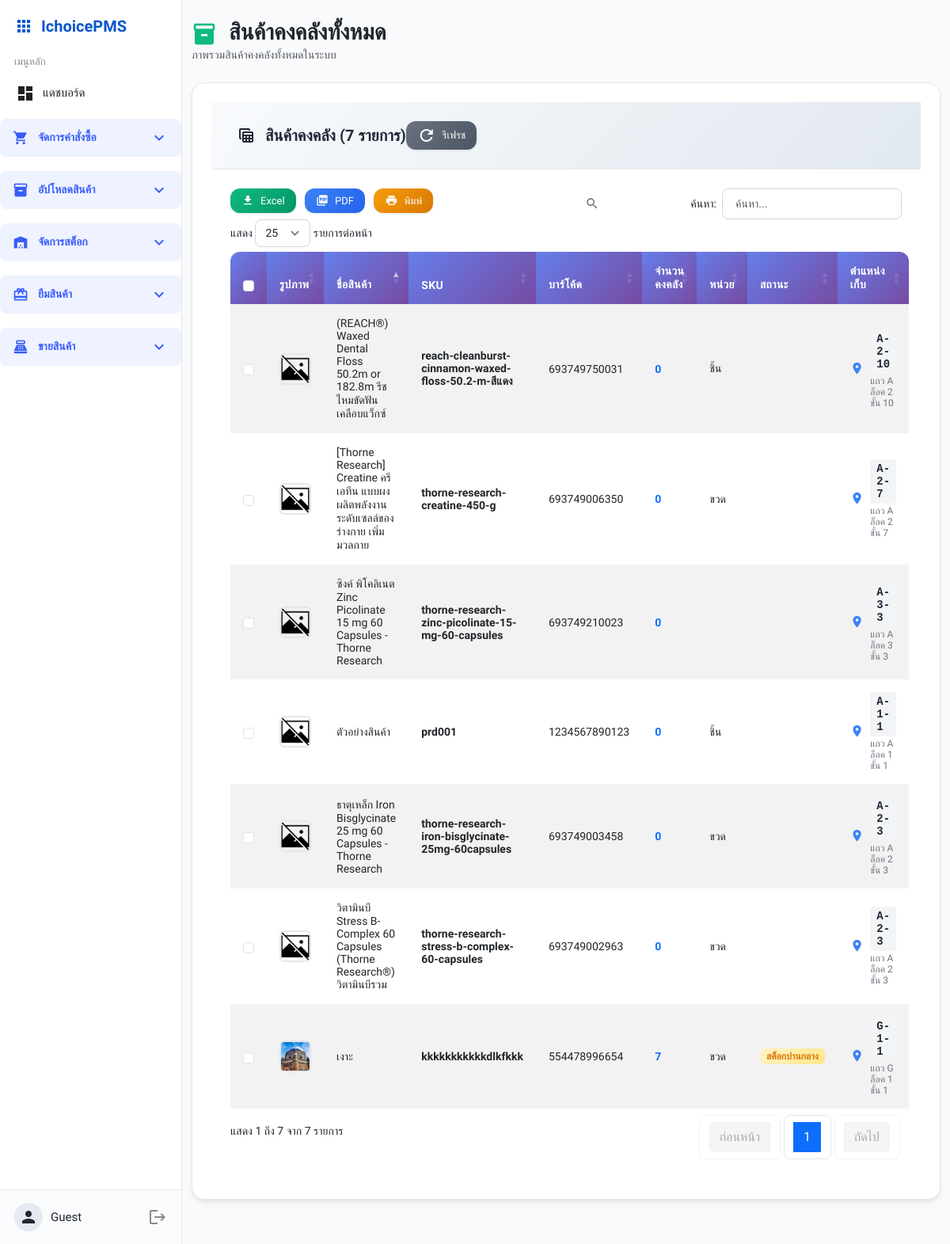
The app's page /stock/all_stock.php with its own data.
### tables this page shows
CREATE TABLE `products` (
  `product_id` int(11) NOT NULL,
  `name` varchar(100) NOT NULL,
  `sku` varchar(255) DEFAULT NULL,
  `barcode` varchar(50) DEFAULT NULL,
  `unit` varchar(20) DEFAULT NULL,
  `image` varchar(255) DEFAULT NULL,
  `remark_color` varchar(100) NOT NULL,
  `remark_split` int(11) NOT NULL,
  `is_active` int(11) NOT NULL,
  `created_by` int(11) DEFAULT NULL,
  `created_at` datetime DEFAULT current_timestamp(),
  `product_category_id` int(11) DEFAULT NULL,
  `category_name` varchar(100) DEFAULT NULL COMMENT 'ชื่อประเภท'
);

### stock/all_stock.php (the view, shortened to what this page needs)
<?php
include '../templates/sidebar.php';
$sql_stock = "
    SELECT
        p.product_id,
        p.name,
        p.sku,
        p.barcode,
        p.unit,
        p.image,
        COALESCE(SUM(ri.receive_qty), 0) AS total_stock,
        CASE
            WHEN l.row_code IS NOT NULL AND l.bin IS NOT NULL AND l.shelf IS NOT NULL
            THEN CONCAT(l.row_code, '-', l.bin, '-', l.shelf)
            WHEN l.description IS NOT NULL
            THEN l.description
            ELSE 'ไม่ระบุตำแหน่ง'
        END as location_display,
        l.description as location_description,
        CASE
            WHEN COALESCE(SUM(ri.receive_qty), 0) > 10 THEN 'high'
            WHEN COALESCE(SUM(ri.receive_qty), 0) BETWEEN 2 AND 10 THEN 'medium'
            WHEN COALESCE(SUM(ri.receive_qty), 0) <= 1 AND COALESCE(SUM(ri.receive_qty), 0) > 0 THEN 'low'
            ELSE 'out'
        END as stock_status
    FROM products p
    LEFT JOIN purchase_order_items poi ON poi.product_id = p.product_id
    LEFT JOIN receive_items ri ON ri.item_id = poi.item_id
    LEFT JOIN product_location pl ON pl.product_id = p.product_id
    LEFT JOIN locations l ON l.location_id = pl.location_id
    GROUP BY p.product_id, p.name, p.sku, p.barcode, p.unit, p.image, l.row_code, l.bin, l.shelf, l.description
    HAVING total_stock >= 0
    ORDER BY p.name
";
$stmt = $pdo->query($sql_stock);
$products = $stmt->fetchAll(PDO::FETCH_ASSOC);
?>
<!DOCTYPE html>
<html lang="th">
<head>
    <link href="https://cdn.jsdelivr.net/npm/bootstrap@5.3.0/dist/css/bootstrap.min.css" rel="stylesheet">
    <link href="https://cdn.datatables.net/1.13.7/css/dataTables.bootstrap5.min.css" rel="stylesheet">
    <link rel="stylesheet" href="../assets/base.css">
    <link rel="stylesheet" href="../assets/sidebar.css">
    <link rel="stylesheet" href="../assets/components.css">
    <link href="../assets/modern-table.css" rel="stylesheet">
    <link href="../assets/mainwrap-modern.css" rel="stylesheet">
</head>
<body>
<div class="mainwrap">
    <div class="container-fluid py-4">
        <div class="d-flex justify-content-between align-items-center mb-4">
            <div>
                <h1 class="h3 mb-0 text-gray-800 fw-bold">
                    <span class="material-icons align-middle me-2" style="font-size: 2rem; color: #10b981;">inventory_2</span>
                    สินค้าคงคลังทั้งหมด
                </h1>
                <p class="text-muted mb-0">ภาพรวมสินค้าคงคลังทั้งหมดในระบบ</p>
            </div>
        </div>
        <div class="table-card">
            <div class="table-header">
                <div class="d-flex justify-content-between align-items-center">
                    <h5 class="table-title mb-0">
                        <span class="material-icons">table_view</span>
                        สินค้าคงคลัง (<?= count($products) ?> รายการ)
                    </h5>
                    <div class="table-actions">
                        <button class="btn-modern btn-modern-secondary btn-sm refresh-table me-2" onclick="location.reload()">
                            <span class="material-icons">refresh</span>
                            รีเฟรช
                        </button>
                    </div>
                </div>
            </div>
            <div class="table-body">
                <table id="all-stock-table" class="table modern-table table-striped table-hover">
                    <thead>
                        <tr>
                            <th style="width: 60px;">รูปภาพ</th>
                            <th>ชื่อสินค้า</th>
                            <th>SKU</th>
                            <th>บาร์โค้ด</th>
                            <th>จำนวนคงคลัง</th>
                            <th>หน่วย</th>
                            <th>สถานะ</th>
                            <th>ตำแหน่งเก็บ</th>
                        </tr>
                    </thead>
                    <tbody>
                        <?php if (empty($products)): ?>
                        <tr>
                            <td colspan="8" class="text-center py-4">
                                <div class="d-flex flex-column align-items-center">
                                    <span class="material-icons mb-2" style="font-size: 3rem; color: #d1d5db;">inventory</span>
                                    <h5 class="text-muted">ไม่พบข้อมูลสินค้าคงคลัง</h5>
                                    <p class="text-muted mb-0">ยังไม่มีการรับสินค้าเข้าสต็อก</p>
                                </div>
                            </td>
                        </tr>
                        <?php else: ?>
                        <?php foreach ($products as $product): ?>
                            <tr data-id="<?= $product['product_id'] ?>">
                                <td>
                                    <?php
                                    $image_path = '../images/noimg.png';
                                    if (!empty($product['image'])) {
                                        $possible_paths = [];
                                        if (strpos($product['image'], 'images/') === 0) {
                                            $possible_paths[] = '../' . $product['image'];
                                        } else {
                                            $possible_paths[] = '../images/' . $product['image'];
                                        }
                                        $possible_paths[] = '../' . $product['image'];
                                        foreach ($possible_paths as $path) {
                                            if (file_exists($path)) {
                                                $image_path = $path;
                                                break;
                                            }
                                        }
                                    }
                                    ?>
                                    <img src="<?= htmlspecialchars($image_path) ?>"
                                         alt="<?= htmlspecialchars($product['name']) ?>"
                                         class="product-image"
                                         onerror="this.src='../images/noimg.png'">
                                </td>
                                <td><?= htmlspecialchars($product['name']) ?></td>
                                <td><span class="fw-bold"><?= htmlspecialchars($product['sku']) ?></span></td>
                                <td><?= htmlspecialchars($product['barcode']) ?></td>
                                <td><span class="fw-bold text-primary"><?= number_format($product['total_stock']) ?></span></td>
                                <td><?= htmlspecialchars($product['unit']) ?></td>
                                <td>
                                    <?php
                                    $status_text = '';
                                    $status_class = '';
                                    switch ($product['stock_status']) {
                                        case 'medium':
                                            $status_text = 'สต็อกปานกลาง';
                                            $status_class = 'stock-medium';
                                            break;
                                    }
                                    ?>
                                    <span class="badge stock-badge <?= $status_class ?>"><?= $status_text ?></span>
                                </td>
                                <td>
                                    <div class="location-info">
                                        <span class="material-icons text-info" style="font-size: 1.1rem;">place</span>
                                        <div>
                                            <?php if ($product['location_display'] === 'ไม่ระบุตำแหน่ง'): ?>
                                                <span class="no-location"><?= htmlspecialchars($product['location_display']) ?></span>
                                            <?php else: ?>
                                                <div class="location-code"><?= htmlspecialchars($product['location_display']) ?></div>
                                                <?php if (!empty($product['location_description']) && $product['location_description'] != $product['location_display']): ?>
                                                    <div class="location-description"><?= htmlspecialchars($product['location_description']) ?></div>
                                                <?php endif; ?>
                                            <?php endif; ?>
                                        </div>
                                    </div>
                                </td>
                            </tr>
                        <?php endforeach; ?>
                        <?php endif; ?>
                    </tbody>
                </table>
            </div>
        </div>
    </div>
</div>
</body>
</html>

### assets/base.css (style rules this page uses)
:root { --brand: #1634ab; --bg: #f6f7fb; --card: #fff; --border: #efefef; --accent: #eeffed; --danger: #f56565; --success: #32c671; --pending: #ffd45e; --text: #21252e; --muted: #7d869c; --font-base: 14px; }
* { box-sizing: border-box; }
body { margin: 0; background: var(--bg); font-family: 'Prompt', sans-serif; color: var(--text); font-size: var(--font-base); }

### assets/sidebar.css (style rules this page uses)
@media (min-width: 901px) { .mainwrap { margin-left: 230px; transition: margin-left 0.2s; } }

### assets/components.css (style rules this page uses)
.table-card { background:#fff; border-radius:12px; box-shadow:0 2px 18px #0001; padding:24px; max-width:1200px; margin:auto; }

### assets/modern-table.css (style rules this page uses)
.mainwrap { --table-primary: #667eea; --table-gradient: linear-gradient(135deg, #667eea 0%, #764ba2 100%); --table-success: #10b981; --table-warning: #f59e0b; --table-danger: #ef4444; --table-info: #3b82f6; --table-light: #f8fafc; --table-dark: #1f2937; --table-border: #e5e7eb; --table-shadow: 0 4px 6px -1px rgba(0, 0, 0, 0.1); }
table.modern-table { border-collapse: separate !important; border-spacing: 0 !important; width: 100% !important; font-size: 0.875rem; }
table.modern-table thead th { background: var(--table-gradient) !important; color: white !important; font-weight: 600 !important; padding: 1rem !important; text-align: left !important; border: none !important; font-size: 0.875rem !important; text-transform: uppercase !important; letter-spacing: 0.025em !important; position: relative; }
table.modern-table thead th:last-child { border-radius: 0 0.75rem 0 0; }
table.modern-table tbody tr { border-bottom: 1px solid var(--table-border); transition: all 0.3s ease; }
table.modern-table tbody tr:last-child { border-bottom: none; }
table.modern-table tbody td { padding: 1rem !important; vertical-align: middle !important; border: none !important; }
.btn-modern { padding: 0.625rem 1.25rem; border-radius: 0.75rem; font-weight: 500; border: none; cursor: pointer; transition: all 0.3s ease; display: inline-flex; align-items: center; gap: 0.5rem; text-decoration: none; font-size: 0.875rem; }
.text-info { color: var(--table-info) !important; }

### assets/mainwrap-modern.css (style rules this page uses)
.mainwrap .table-card { background: white; border-radius: 1rem; box-shadow: 0 4px 6px -1px rgba(0, 0, 0, 0.1); border: 1px solid #e5e7eb; overflow: hidden; margin-bottom: 2rem; }
.mainwrap .table-header { padding: 1.5rem 2rem; background: linear-gradient(135deg, #f8fafc 0%, #e2e8f0 100%); border-bottom: 1px solid #e5e7eb; display: flex; justify-content: between; align-items: center; flex-wrap: wrap; gap: 1rem; }
.mainwrap .table-title { font-size: 1.25rem; font-weight: 600; color: #1f2937; display: flex; align-items: center; gap: 0.75rem; }
.mainwrap .table-body { padding: 0; }
.mainwrap .table-actions { display: flex; gap: 0.75rem; flex-wrap: wrap; }
.mainwrap .btn-modern { display: inline-flex; align-items: center; gap: 0.5rem; padding: 0.625rem 1.25rem; font-size: 0.875rem; font-weight: 500; border-radius: 0.75rem; border: none; cursor: pointer; text-decoration: none; transition: all 0.3s ease; box-shadow: 0 1px 3px rgba(0, 0, 0, 0.1); }
.mainwrap .btn-modern-secondary { background: linear-gradient(135deg, #6b7280 0%, #4b5563 100%); color: white; }
.mainwrap .btn-sm { padding: 0.375rem 0.875rem; font-size: 0.8125rem; }
.mainwrap * { position: relative; }

### templates/sidebar.php (style rules this page uses)
body { margin: 0; font-family: 'Prompt', sans-serif; }

### stock/all_stock.php (style rules this page uses)
body { font-family: 'Prompt', sans-serif; background-color: #f8fafc; }
.product-image { width: 40px; height: 40px; object-fit: cover; border-radius: 6px; border: 2px solid #e5e7eb; }
.stock-badge { font-size: 0.75rem; font-weight: 600; padding: 0.25rem 0.5rem; border-radius: 6px; }
.stock-medium { background: linear-gradient(135deg, #fef3c7 0%, #fde68a 100%); color: #d97706; }
.location-info { display: flex; align-items: center; gap: 0.5rem; }
.location-code { font-family: 'Courier New', monospace; font-weight: 600; color: #1f2937; background: #f3f4f6; padding: 0.25rem 0.5rem; border-radius: 4px; font-size: 0.875rem; }
.location-description { font-size: 0.75rem; color: #6b7280; margin-top: 0.125rem; }

### records on screen
products: name "(REACH®) Waxed Dental Floss 50.2m or 182.8m รีช ไหมขัดฟัน เคลือบแว็กซ์", sku "reach-cleanburst-cinnamon-waxed-floss-50.2-m-สีแดง", barcode "693749750031", total_stock "0", unit "ชิ้น", location_display "A-2-10", location_description "แถว A ล็อค 2 ชั้น 10"
products: name "[Thorne Research] Creatine ครีเอทีน แบบผง ผลิตพลังงานระดับเซลล์ของร่างกาย เพิ่มมวลกาย", sku "thorne-research-creatine-450-g", barcode "693749006350", total_stock "0", unit "ขวด", location_display "A-2-7", location_description "แถว A ล็อค 2 ชั้น 7"
products: name "ซิงค์ พิโคลิเนต Zinc Picolinate 15 mg 60 Capsules - Thorne Research", sku "thorne-research-zinc-picolinate-15-mg-60-capsules", barcode "693749210023", total_stock "0", location_display "A-3-3", location_description "แถว A ล็อค 3 ชั้น 3"
products: name "ตัวอย่างสินค้า", sku "prd001", barcode "1234567890123", total_stock "0", unit "ชิ้น", location_display "A-1-1", location_description "แถว A ล็อค 1 ชั้น 1"
products: name "ธาตุเหล็ก Iron Bisglycinate 25 mg 60 Capsules - Thorne Research", sku "thorne-research-iron-bisglycinate-25mg-60capsules", barcode "693749003458", total_stock "0", unit "ขวด", location_display "A-2-3", location_description "แถว A ล็อค 2 ชั้น 3"
products: name "วิตามินบี Stress B-Complex 60 Capsules (Thorne Research®) วิตามินบีรวม", sku "thorne-research-stress-b-complex-60-capsules", barcode "693749002963", total_stock "0", unit "ขวด", location_display "A-2-3", location_description "แถว A ล็อค 2 ชั้น 3"
products: shows a picture, name "เงาะ", sku "kkkkkkkkkkkdlkfkkk", barcode "554478996654", total_stock "7", unit "ขวด", status_text "สต็อกปานกลาง", location_display "G-1-1", location_description "แถว G ล็อค 1 ชั้น 1"

### other values on screen
$user_name "Guest"
count($products) "7"
